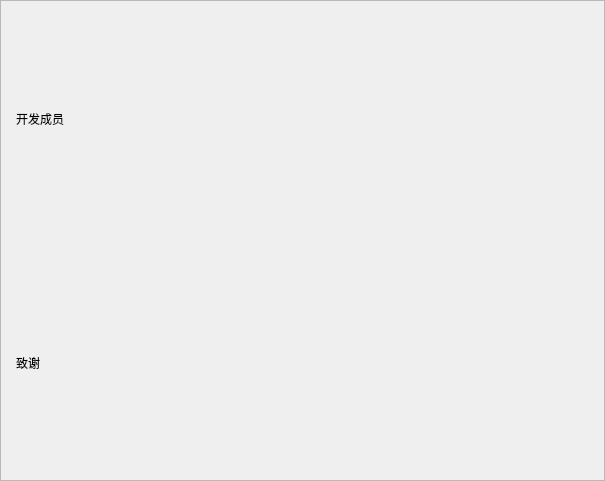
<?xml version="1.0" encoding="UTF-8"?>
<ui version="4.0">
 <class>Frame</class>
 <widget class="QFrame" name="Frame">
  <property name="geometry">
   <rect>
    <x>0</x>
    <y>0</y>
    <width>605</width>
    <height>481</height>
   </rect>
  </property>
  <property name="windowTitle">
   <string>Frame</string>
  </property>
  <layout class="QVBoxLayout" name="verticalLayout">
   <property name="spacing">
    <number>0</number>
   </property>
   <property name="leftMargin">
    <number>0</number>
   </property>
   <property name="topMargin">
    <number>0</number>
   </property>
   <property name="rightMargin">
    <number>0</number>
   </property>
   <property name="bottomMargin">
    <number>0</number>
   </property>
   <item>
    <widget class="SmoothScrollArea" name="SmoothScrollArea">
     <property name="widgetResizable">
      <bool>true</bool>
     </property>
     <widget class="QWidget" name="scroll_widget">
      <property name="geometry">
       <rect>
        <x>0</x>
        <y>0</y>
        <width>603</width>
        <height>479</height>
       </rect>
      </property>
      <layout class="QVBoxLayout" name="verticalLayout_2">
       <property name="spacing">
        <number>20</number>
       </property>
       <property name="leftMargin">
        <number>5</number>
       </property>
       <property name="topMargin">
        <number>5</number>
       </property>
       <property name="rightMargin">
        <number>5</number>
       </property>
       <property name="bottomMargin">
        <number>5</number>
       </property>
       <item>
        <layout class="QVBoxLayout" name="dev_members_layout">
         <property name="spacing">
          <number>10</number>
         </property>
         <property name="leftMargin">
          <number>10</number>
         </property>
         <property name="rightMargin">
          <number>10</number>
         </property>
         <item>
          <widget class="SubtitleLabel" name="dev_members_label">
           <property name="text">
            <string>开发成员</string>
           </property>
          </widget>
         </item>
        </layout>
       </item>
       <item>
        <layout class="QVBoxLayout" name="acknowledgements_layout">
         <property name="spacing">
          <number>10</number>
         </property>
         <property name="leftMargin">
          <number>10</number>
         </property>
         <property name="rightMargin">
          <number>10</number>
         </property>
         <item>
          <widget class="SubtitleLabel" name="acknowledgements_label">
           <property name="text">
            <string>致谢</string>
           </property>
          </widget>
         </item>
        </layout>
       </item>
      </layout>
     </widget>
    </widget>
   </item>
  </layout>
 </widget>
 <customwidgets>
  <customwidget>
   <class>SmoothScrollArea</class>
   <extends>QScrollArea</extends>
   <header>qfluentwidgets</header>
   <container>1</container>
  </customwidget>
  <customwidget>
   <class>SubtitleLabel</class>
   <extends>QLabel</extends>
   <header>qfluentwidgets</header>
  </customwidget>
 </customwidgets>
 <resources/>
 <connections/>
</ui>
